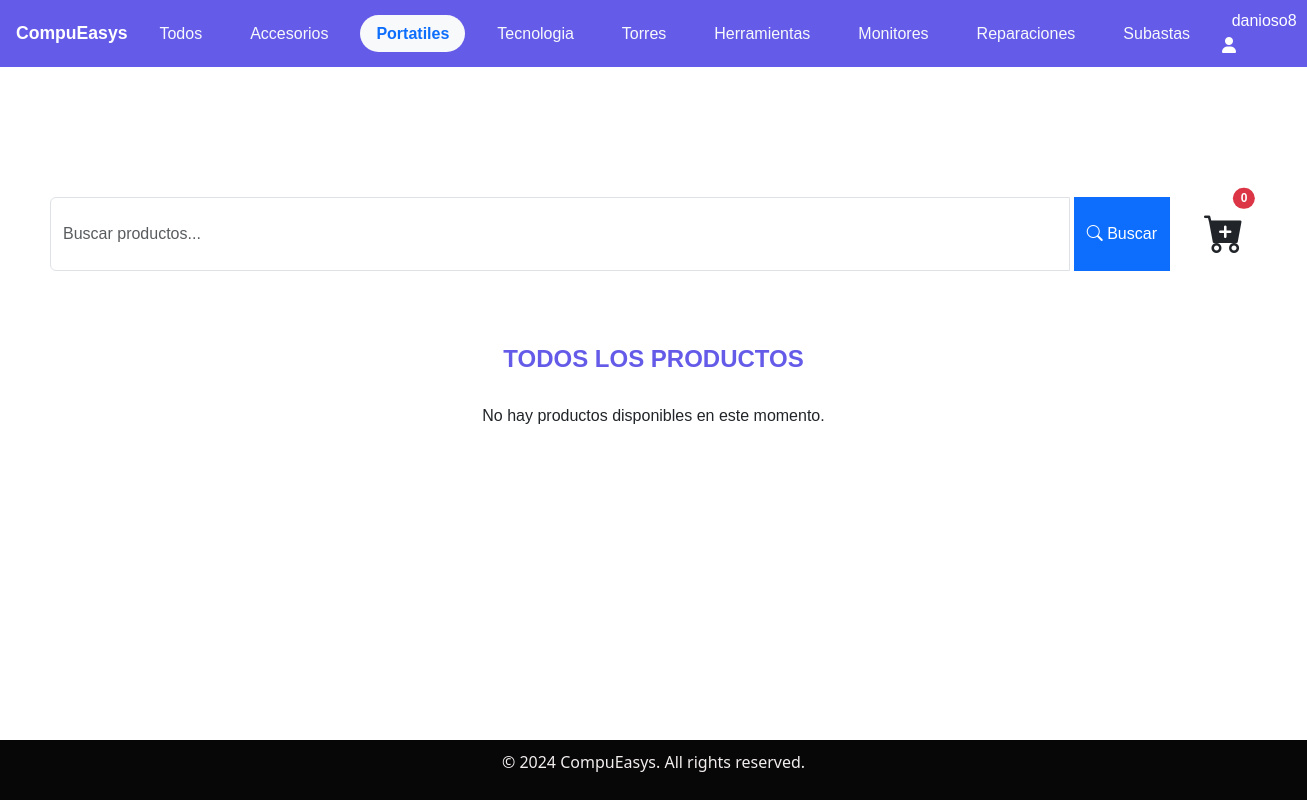
The page /store/?category=2 (signed in) on the database as committed earlier.
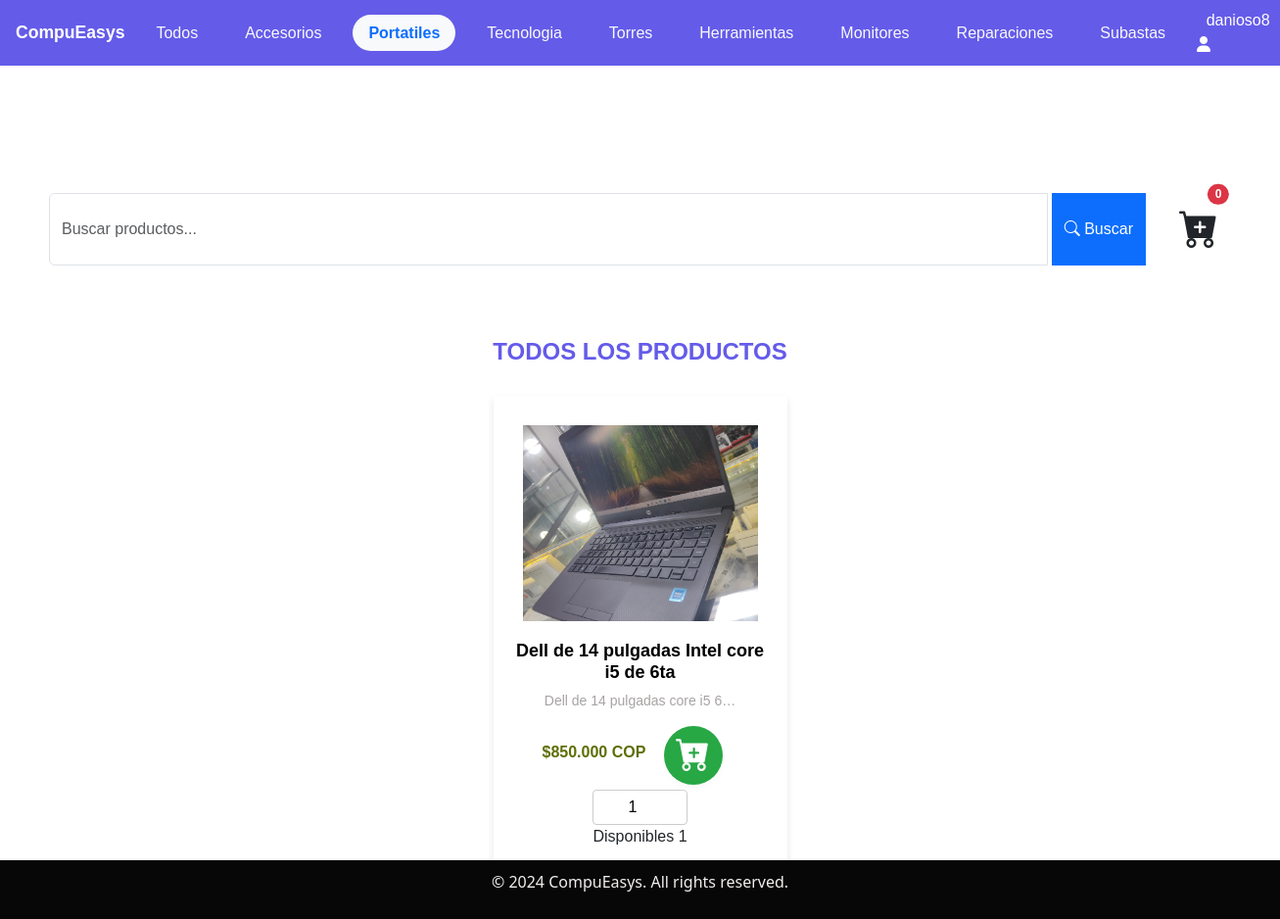
The same page on the database as committed later.
### core/models.py (models this page shows, shortened)
class Category(models.Model):
    nombre = models.CharField(max_length=100)
    slug = models.CharField(max_length=100)

class ProductStore(models.Model):
    name = models.CharField(max_length=100)
    description = models.TextField()
    price_buy = models.DecimalField(max_digits=10, decimal_places=0)
    price = models.DecimalField(max_digits=10, decimal_places=0)
    stock = models.PositiveIntegerField(default=0)
    proveedor = models.ForeignKey(proveedor, on_delete=models.CASCADE, related_name='products', null=True, blank=True)
    category = models.ForeignKey(Category, on_delete=models.CASCADE, related_name='products', null=True, blank=True)
    type = models.ForeignKey(Type, on_delete=models.CASCADE, related_name='products', null=True, blank=True)
    iva = models.DecimalField(max_digits=4, decimal_places=2, default=0.00)
    imagen = models.ImageField(upload_to='images/', height_field=None, width_field=None, max_length=None , blank=True, null=True)
    descuento = models.DecimalField(max_digits=10, decimal_places=2, default=0.00)
    created_at = models.DateTimeField(auto_now_add=True)
    updated_at = models.DateTimeField(auto_now=True)

### core/views.py (the view)
# urls.py: path('store/', store, name='store'),  # Added this line to map the /store URL to the store view
def store(request):
    query = request.GET.get('q', '')
    category_id = request.GET.get('category', '')
    categories = Category.objects.all()
    products = Product.objects.all()
    cart = request.session.get('cart', {})
    cart_count = sum([item['quantity'] if isinstance(item, dict) else item for item in cart.values()])
    if query:
        products = products.filter(name__icontains=query)
    if category_id:
        products = products.filter(category_id=category_id)
    context = {
        'products': products,
        'categories': categories,
        'cart_count': cart_count
        }
    return render(request, 'store.html', context)

### core/templates/store.html (shortened to what the changed rows need)
{% load static %} {% load humanize %}
<!DOCTYPE html>
<html lang="es">
  <head>
    <link rel="stylesheet" href="{% static 'css/store.css' %}" />
    <link
      href="https://cdn.jsdelivr.net/npm/bootstrap@5.3.3/dist/css/bootstrap.min.css"
      rel="stylesheet"
    />
    <link
      rel="stylesheet"
      href="https://cdn.jsdelivr.net/npm/bootstrap-icons@1.11.0/font/bootstrap-icons.css"
    />
    <link
      rel="stylesheet"
      href="https://cdnjs.cloudflare.com/ajax/libs/font-awesome/6.0.0-beta3/css/all.min.css"
    />
  </head>
  <body>
    <header>
      <nav
        class="top-navbar navbar-store" role="navigation" aria-label="Main navigation">
        <ul id="store-nav" class="nav-links">
        {% for category in categories %}
        <li>
          <a
            href="?category={{ category.id }}"
            class="nav-link px-3 rounded-pill {% if request.GET.category == category.id|stringformat:'s' %}active bg-light text-primary fw-bold{% else %}text-light{% endif %}"
          >
          {{ category.nombre }}
        </a>
        {% endfor %}
        <div class="login-user">
          {% if user.is_authenticated %}
          <li>
          </li>
          {% else %}
          <li><a href="/login_user">Iniciar Sesión</a></li>
          {% endif %}
        </div>
        </ul>
      </nav>
    </header>
    <main>
      <div class="container1">
        <div class="containerP">
          <div class="slug-categoria">
            {% if current_category %}
            <h2 class="category-title">
              Categoría: {{ current_category.nombre }}
              <span class="badge bg-secondary ms-2"
                >{{ current_category.slug }}</span
              >
            </h2>
            {% else %}
            <h2 class="category-title">Todos los productos</h2>
            {% endif %}
          </div>
          <div class="container_product_all">
            <div class="row_product_all">
              {% for product in products %}
              <div class="container_product mb-4">
                <a href="{% url 'product_detail' product.id %}">
                  <div class="card_product">
                    <img
                      src="{{ product.imagen.url }}"
                      alt="{{ product.name }}"
                    />
                  </div>
                  <div class="cardbody_product">
                    <h5 class="title">{{ product.name }}</h5>
                    <div class="description">
                      {{ product.description|truncatechars:30 }}
                    </div>
                  </div>
                  <div class="price">${{ product.price|intcomma }} COP</div>
                </a>
                <div class="btnAdd mt-2">
                  {% if product.stock == 0 %}
                  <span class="agotado" style="color: blue; font-weight: bold"
                    >Agotado</span
                  >
                  {% else %}
                  <form
                    class="btn add-to-cart-form"
                    id="add-to-cart-form-{{ product.id }}"
                    method="post"
                    action="{% url 'add_to_cart' product.id %}"
                  >
                    <div>
                      <input
                        type="number"
                        name="quantity"
                        min="1"
                        max="{{ product.stock }}"
                        value="1"
                        class="quantity-input"
                      />
                    </div>
                    <span class="ui-pdp-buybox__quantity__selected"
                      >Disponibles {{ product.stock }}</span
                    >
                    <div>
                      <button type="submit" class="add-to-cart-btn">
                        <i class="bi bi-cart-plus-fill"></i>
                      </button>
                    </div>
                  </form>
                  {% endif %}
                </div>
              </div>
              {% empty %}
              <p>No hay productos disponibles en este momento.</p>
              {% endfor %}
            </div>
          </div>
        </div>
      </div>
    </main>
    <footer>{% include 'footer.html' %}</footer>
  </body>
</html>

Rows that differ between the two databases and show on the page:
added ProductStore: imagen (picture), name "Dell de 14 pulgadas Intel core i5 de 6ta", description "Dell de 14 pulgadas core i5 6…", price "850.000", quantity "1", stock "1"
Other text that changed with them:
text no longer shown: "No hay productos disponibles en este momento."
